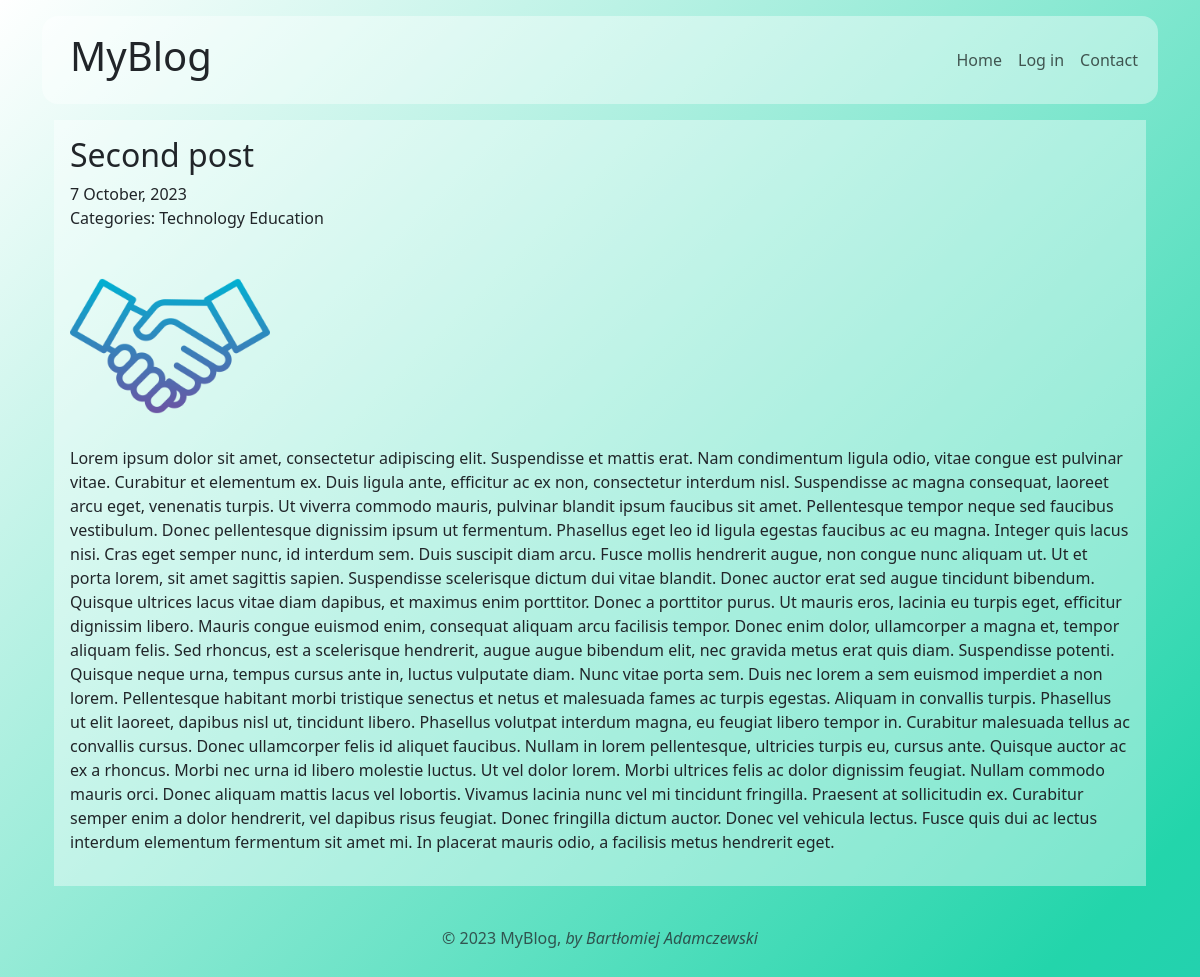
Page /article.php?id=2 on the committed database.
### tables this page shows
CREATE TABLE `article` (
  `id` int(11) NOT NULL,
  `title` varchar(128) NOT NULL,
  `content` varchar(3000) NOT NULL,
  `published_at` varchar(30) DEFAULT NULL,
  `image_file` varchar(200) DEFAULT NULL
);

CREATE TABLE `category` (
  `id` int(11) NOT NULL,
  `name` varchar(128) NOT NULL
);

### classes/Article.php (called while the page is built, shortened)
<?php
class Article
{
    public static function getWithCategories($conn, $id, $only_published = false)
    {
        $sql = "SELECT article.*, category.name AS category_name
                FROM article
                LEFT JOIN article_category
                ON article.id = article_category.article_id
                LEFT JOIN category
                ON article_category.category_id = category.id
                WHERE article.id = :id";
        if($only_published) {
          $sql .= " AND article.published_at IS NOT NULL";
        }
        $stmt = $conn->prepare($sql);
        $stmt->bindValue(':id', $id, PDO::PARAM_INT);
        $stmt->execute();
        return $stmt->fetchAll(PDO::FETCH_ASSOC);
    }
}

### article.php (the view, shortened to what this page needs)
<?php
$conn = require 'includes/db.php';
if (isset($_GET['id'])) {
  $article = Article::getWithCategories($conn ,$_GET['id'], true);
} else {
  $article = null;
}
?>
<?php require 'includes/header.php';?>
<div class="container individual-article">
<?php if ($article): ?>
  <article>
    <h2><?= htmlspecialchars($article[0]['title']); ?></h2>
    <time><?php
      $datetime = new DateTime($article[0]['published_at']);
      echo $datetime -> format("j F, Y");
    ?></time>
    <?php if($article[0]['category_name']): ?>
      <p>Categories:
        <?php foreach($article as $a) : ?>
          <?= htmlspecialchars($a['category_name']); ?>
        <?php endforeach; ?>
        </p>
    <?php endif ;?>
    <?php if ($article[0]['image_file']) : ?>
      <img src="/uploads/<?= $article[0]['image_file'];?>">
    <?php endif; ?>
    <p><?= htmlspecialchars($article[0]['content']); ?></p>
  </article>
<?php else: ?>
  <p>Article not found.</p>
<?php endif; ?>
</div>
<?php require 'includes/footer.php';?>

### css/styles.css (style rules this page uses)
body { background: linear-gradient( -45deg, #ee7752, #e73c7e, #23a6d5, #23d5ab, transparent ); background-size: 400% 400%; animation: gradient 15s ease infinite; height: 100vh; }
.individual-article { background: rgba(255, 255, 255, 0.397); padding: 1rem 1rem 1rem 1rem; display: flex; flex-direction: column; align-items: center; justify-content: center; }
.individual-article img { max-width: 200px; max-height: 200px; }

### rows in the picture
article: title "Second post", published_at "7 October, 2023", category.name "Technology", category.name "Education", image_file (picture), content "Lorem ipsum dolor sit amet, consectetur adipiscing elit. Suspendisse et mattis erat. Nam condimentum ligula odio, vitae congue est pulvinar vitae. Curabitur et elementum ex. Duis ligula ante, efficitur ac ex non, consectetur interdum nisl. Suspendisse ac magna consequat, laoreet arcu eget, venenatis turpis. Ut viverra commodo mauris, pulvinar blandit ipsum faucibus sit amet. Pellentesque tempor neque sed faucibus vestibulum. Donec pellentesque dignissim ipsum ut fermentum. Phasellus eget leo id ligula egestas faucibus ac eu magna. Integer quis lacus nisi. Cras eget semper nunc, id interdum sem. Duis suscipit diam arcu. Fusce mollis hendrerit augue, non congue nunc aliquam ut. Ut et porta…"
